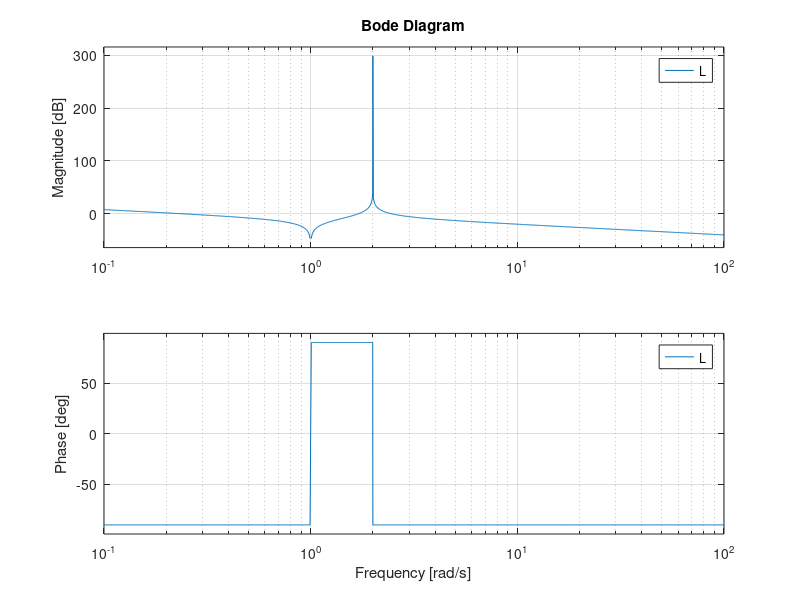

Source code (MATLAB):
%% ECEN 4138 HW 9 Problem 6.5d
% - Ian Faber

%% Housekeeping
clc; clear; close all;

%% Setup
s = tf('s');

L = (s^2+1)/(s*(s^2+4));

%% Make Bode Plot
bode(L);
